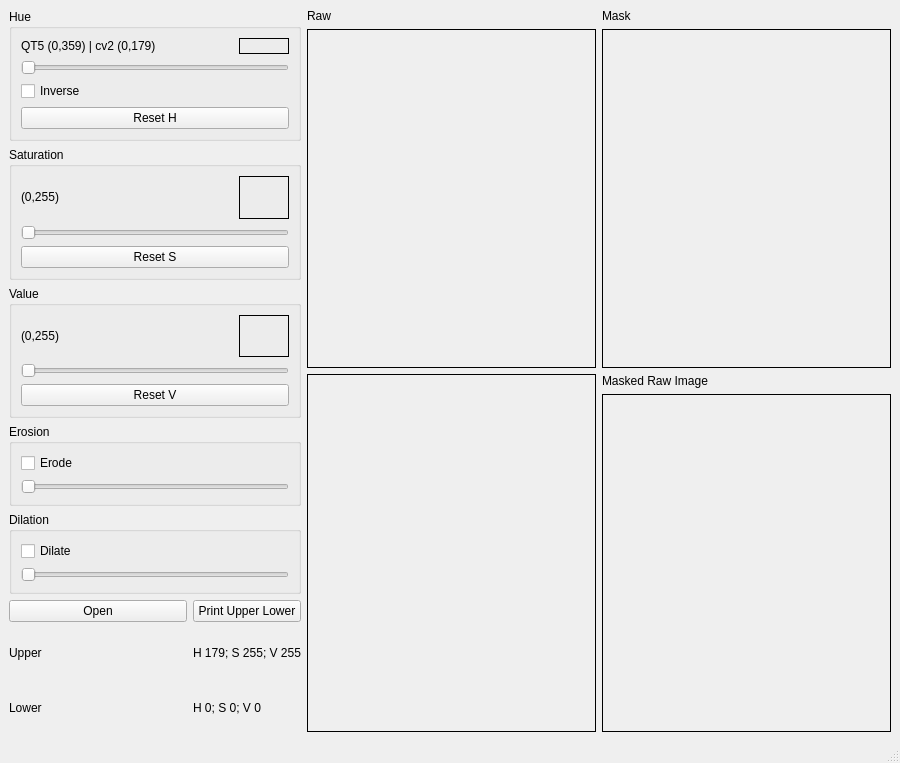
<?xml version="1.0" encoding="UTF-8"?>
<ui version="4.0">
 <class>MainWindow</class>
 <widget class="QMainWindow" name="MainWindow">
  <property name="geometry">
   <rect>
    <x>0</x>
    <y>0</y>
    <width>900</width>
    <height>763</height>
   </rect>
  </property>
  <property name="windowTitle">
   <string>HSV Tool</string>
  </property>
  <widget class="QWidget" name="centralwidget">
   <layout class="QHBoxLayout" name="horizontalLayout" stretch="1,2">
    <item>
     <layout class="QVBoxLayout" name="verticalLayout" stretch="0,0,0,0,0,0">
      <property name="sizeConstraint">
       <enum>QLayout::SetDefaultConstraint</enum>
      </property>
      <item>
       <widget class="QGroupBox" name="groupBox">
        <property name="sizePolicy">
         <sizepolicy hsizetype="Minimum" vsizetype="Preferred">
          <horstretch>0</horstretch>
          <verstretch>0</verstretch>
         </sizepolicy>
        </property>
        <property name="title">
         <string>Hue</string>
        </property>
        <layout class="QVBoxLayout" name="verticalLayout_3">
         <item>
          <layout class="QHBoxLayout" name="horizontalLayout_3">
           <property name="topMargin">
            <number>0</number>
           </property>
           <item>
            <widget class="QLabel" name="lblH">
             <property name="sizePolicy">
              <sizepolicy hsizetype="Preferred"
               vsizetype="Fixed">
               <horstretch>0</horstretch>
               <verstretch>0</verstretch>
              </sizepolicy>
             </property>
             <property name="text">
              <string>QT5 (0,359) | cv2 (0,179)</string>
             </property>
            </widget>
           </item>
           <item>
            <widget class="QLabel" name="previewH">
             <property name="sizePolicy">
              <sizepolicy hsizetype="Fixed"
               vsizetype="Ignored">
               <horstretch>0</horstretch>
               <verstretch>0</verstretch>
              </sizepolicy>
             </property>
             <property name="maximumSize">
              <size>
               <width>50</width>
               <height>16777215</height>
              </size>
             </property>
             <property name="frameShape">
              <enum>QFrame::Box</enum>
             </property>
             <property name="text">
              <string />
             </property>
            </widget>
           </item>
          </layout>
         </item>
         <item>
          <widget class="RangeSlider" name="sliderH">
           <property name="maximum">
            <number>359</number>
           </property>
           <property name="orientation">
            <enum>Qt::Horizontal</enum>
           </property>
           <property name="Low" stdset="0">
            <number>0</number>
           </property>
           <property name="High" stdset="0">
            <number>359</number>
           </property>
          </widget>
         </item>
         <item>
          <widget class="QCheckBox" name="cboxHInverse">
           <property name="text">
            <string>Inverse</string>
           </property>
          </widget>
         </item>
         <item>
          <widget class="QPushButton" name="btnResetH">
           <property name="text">
            <string>Reset H</string>
           </property>
          </widget>
         </item>
        </layout>
       </widget>
      </item>
      <item>
       <widget class="QGroupBox" name="groupBox_2">
        <property name="title">
         <string>Saturation</string>
        </property>
        <layout class="QVBoxLayout" name="verticalLayout_4">
         <item>
          <layout class="QHBoxLayout" name="horizontalLayout_4">
           <property name="topMargin">
            <number>0</number>
           </property>
           <item>
            <widget class="QLabel" name="lblS">
             <property name="sizePolicy">
              <sizepolicy hsizetype="Preferred"
               vsizetype="Fixed">
               <horstretch>0</horstretch>
               <verstretch>0</verstretch>
              </sizepolicy>
             </property>
             <property name="text">
              <string>(0,255)</string>
             </property>
            </widget>
           </item>
           <item>
            <widget class="QLabel" name="previewS">
             <property name="sizePolicy">
              <sizepolicy hsizetype="Fixed"
               vsizetype="Ignored">
               <horstretch>0</horstretch>
               <verstretch>0</verstretch>
              </sizepolicy>
             </property>
             <property name="maximumSize">
              <size>
               <width>50</width>
               <height>16777215</height>
              </size>
             </property>
             <property name="frameShape">
              <enum>QFrame::Box</enum>
             </property>
             <property name="text">
              <string />
             </property>
            </widget>
           </item>
          </layout>
         </item>
         <item>
          <widget class="RangeSlider" name="sliderS">
           <property name="sizePolicy">
            <sizepolicy hsizetype="Preferred" vsizetype="Fixed">
             <horstretch>0</horstretch>
             <verstretch>0</verstretch>
            </sizepolicy>
           </property>
           <property name="maximum">
            <number>255</number>
           </property>
           <property name="orientation">
            <enum>Qt::Horizontal</enum>
           </property>
           <property name="Low" stdset="0">
            <number>0</number>
           </property>
           <property name="High" stdset="0">
            <number>255</number>
           </property>
          </widget>
         </item>
         <item>
          <widget class="QPushButton" name="btnResetS">
           <property name="text">
            <string>Reset S</string>
           </property>
          </widget>
         </item>
        </layout>
       </widget>
      </item>
      <item>
       <widget class="QGroupBox" name="groupBox_3">
        <property name="title">
         <string>Value</string>
        </property>
        <layout class="QVBoxLayout" name="verticalLayout_5">
         <item>
          <layout class="QHBoxLayout" name="horizontalLayout_5">
           <property name="topMargin">
            <number>0</number>
           </property>
           <item>
            <widget class="QLabel" name="lblV">
             <property name="sizePolicy">
              <sizepolicy hsizetype="Preferred"
               vsizetype="Fixed">
               <horstretch>0</horstretch>
               <verstretch>0</verstretch>
              </sizepolicy>
             </property>
             <property name="text">
              <string>(0,255)</string>
             </property>
            </widget>
           </item>
           <item>
            <widget class="QLabel" name="previewV">
             <property name="sizePolicy">
              <sizepolicy hsizetype="Fixed"
               vsizetype="Ignored">
               <horstretch>0</horstretch>
               <verstretch>0</verstretch>
              </sizepolicy>
             </property>
             <property name="maximumSize">
              <size>
               <width>50</width>
               <height>16777215</height>
              </size>
             </property>
             <property name="frameShape">
              <enum>QFrame::Box</enum>
             </property>
             <property name="text">
              <string />
             </property>
            </widget>
           </item>
          </layout>
         </item>
         <item>
          <widget class="RangeSlider" name="sliderV">
           <property name="maximum">
            <number>255</number>
           </property>
           <property name="orientation">
            <enum>Qt::Horizontal</enum>
           </property>
           <property name="Low" stdset="0">
            <number>0</number>
           </property>
           <property name="High" stdset="0">
            <number>255</number>
           </property>
          </widget>
         </item>
         <item>
          <widget class="QPushButton" name="btnResetV">
           <property name="text">
            <string>Reset V</string>
           </property>
          </widget>
         </item>
        </layout>
       </widget>
      </item>
      <item>
       <widget class="QGroupBox" name="groupBox_4">
        <property name="sizePolicy">
         <sizepolicy hsizetype="Preferred" vsizetype="Fixed">
          <horstretch>0</horstretch>
          <verstretch>0</verstretch>
         </sizepolicy>
        </property>
        <property name="title">
         <string>Erosion</string>
        </property>
        <layout class="QVBoxLayout" name="verticalLayout_9">
         <item>
          <widget class="QCheckBox" name="cboxErode">
           <property name="text">
            <string>Erode</string>
           </property>
          </widget>
         </item>
         <item>
          <widget class="QSlider" name="sliderErotion">
           <property name="minimum">
            <number>1</number>
           </property>
           <property name="singleStep">
            <number>2</number>
           </property>
           <property name="orientation">
            <enum>Qt::Horizontal</enum>
           </property>
          </widget>
         </item>
        </layout>
       </widget>
      </item>
      <item>
       <widget class="QGroupBox" name="groupBox_5">
        <property name="sizePolicy">
         <sizepolicy hsizetype="Preferred" vsizetype="Fixed">
          <horstretch>0</horstretch>
          <verstretch>0</verstretch>
         </sizepolicy>
        </property>
        <property name="title">
         <string>Dilation</string>
        </property>
        <layout class="QVBoxLayout" name="verticalLayout_11">
         <item>
          <widget class="QCheckBox" name="cboxDilate">
           <property name="text">
            <string>Dilate</string>
           </property>
          </widget>
         </item>
         <item>
          <widget class="QSlider" name="sliderDilation">
           <property name="minimum">
            <number>1</number>
           </property>
           <property name="singleStep">
            <number>2</number>
           </property>
           <property name="pageStep">
            <number>10</number>
           </property>
           <property name="orientation">
            <enum>Qt::Horizontal</enum>
           </property>
          </widget>
         </item>
        </layout>
       </widget>
      </item>
      <item>
       <layout class="QGridLayout" name="gridLayout" columnstretch="1,0">
        <property name="topMargin">
         <number>0</number>
        </property>
        <item row="3" column="0">
         <widget class="QLabel" name="label_9">
          <property name="text">
           <string>Lower</string>
          </property>
         </widget>
        </item>
        <item row="2" column="1">
         <widget class="QLabel" name="lblUpper">
          <property name="text">
           <string>H 179; S 255; V 255</string>
          </property>
         </widget>
        </item>
        <item row="1" column="1">
         <widget class="QPushButton" name="btnCopy">
          <property name="text">
           <string>Print Upper Lower</string>
          </property>
         </widget>
        </item>
        <item row="3" column="1">
         <widget class="QLabel" name="lblLower">
          <property name="text">
           <string>H 0; S 0; V 0</string>
          </property>
         </widget>
        </item>
        <item row="2" column="0">
         <widget class="QLabel" name="label_10">
          <property name="text">
           <string>Upper</string>
          </property>
         </widget>
        </item>
        <item row="1" column="0">
         <widget class="QPushButton" name="btnOpen">
          <property name="text">
           <string>Open</string>
          </property>
         </widget>
        </item>
       </layout>
      </item>
     </layout>
    </item>
    <item>
     <layout class="QGridLayout" name="gridLayout_2">
      <property name="leftMargin">
       <number>0</number>
      </property>
      <item row="0" column="0">
       <layout class="QVBoxLayout" name="verticalLayout_2">
        <item>
         <widget class="QLabel" name="label">
          <property name="sizePolicy">
           <sizepolicy hsizetype="Preferred" vsizetype="Fixed">
            <horstretch>0</horstretch>
            <verstretch>0</verstretch>
           </sizepolicy>
          </property>
          <property name="text">
           <string>Raw</string>
          </property>
         </widget>
        </item>
        <item>
         <widget class="QLabel" name="previewRaw">
          <property name="sizePolicy">
           <sizepolicy hsizetype="Ignored" vsizetype="Ignored">
            <horstretch>0</horstretch>
            <verstretch>0</verstretch>
           </sizepolicy>
          </property>
          <property name="frameShape">
           <enum>QFrame::Box</enum>
          </property>
          <property name="text">
           <string />
          </property>
         </widget>
        </item>
       </layout>
      </item>
      <item row="0" column="1">
       <layout class="QVBoxLayout" name="verticalLayout_8">
        <property name="leftMargin">
         <number>0</number>
        </property>
        <item>
         <widget class="QLabel" name="label_4">
          <property name="sizePolicy">
           <sizepolicy hsizetype="Preferred" vsizetype="Fixed">
            <horstretch>0</horstretch>
            <verstretch>0</verstretch>
           </sizepolicy>
          </property>
          <property name="text">
           <string>Mask</string>
          </property>
         </widget>
        </item>
        <item>
         <widget class="QLabel" name="previewMask">
          <property name="sizePolicy">
           <sizepolicy hsizetype="Ignored" vsizetype="Ignored">
            <horstretch>1</horstretch>
            <verstretch>0</verstretch>
           </sizepolicy>
          </property>
          <property name="frameShape">
           <enum>QFrame::Box</enum>
          </property>
          <property name="text">
           <string />
          </property>
         </widget>
        </item>
       </layout>
      </item>
      <item row="1" column="0">
       <layout class="QVBoxLayout" name="verticalLayout_7">
        <item>
         <widget class="QLabel" name="previewHsvSpace">
          <property name="frameShape">
           <enum>QFrame::Box</enum>
          </property>
          <property name="text">
           <string />
          </property>
         </widget>
        </item>
       </layout>
      </item>
      <item row="1" column="1">
       <layout class="QVBoxLayout" name="verticalLayout_10">
        <item>
         <widget class="QLabel" name="label_7">
          <property name="sizePolicy">
           <sizepolicy hsizetype="Preferred" vsizetype="Fixed">
            <horstretch>0</horstretch>
            <verstretch>0</verstretch>
           </sizepolicy>
          </property>
          <property name="text">
           <string>Masked Raw Image</string>
          </property>
         </widget>
        </item>
        <item>
         <widget class="QLabel" name="previewMaskedRaw">
          <property name="sizePolicy">
           <sizepolicy hsizetype="Ignored" vsizetype="Ignored">
            <horstretch>0</horstretch>
            <verstretch>0</verstretch>
           </sizepolicy>
          </property>
          <property name="frameShape">
           <enum>QFrame::Box</enum>
          </property>
          <property name="text">
           <string />
          </property>
         </widget>
        </item>
       </layout>
      </item>
     </layout>
    </item>
   </layout>
  </widget>
  <widget class="QMenuBar" name="menubar">
   <property name="geometry">
    <rect>
     <x>0</x>
     <y>0</y>
     <width>900</width>
     <height>23</height>
    </rect>
   </property>
  </widget>
  <widget class="QStatusBar" name="statusbar" />
 </widget>
 <customwidgets>
  <customwidget>
   <class>RangeSlider</class>
   <extends>QSlider</extends>
   <header>range_slider</header>
  </customwidget>
 </customwidgets>
 <resources />
 <connections />
</ui>
